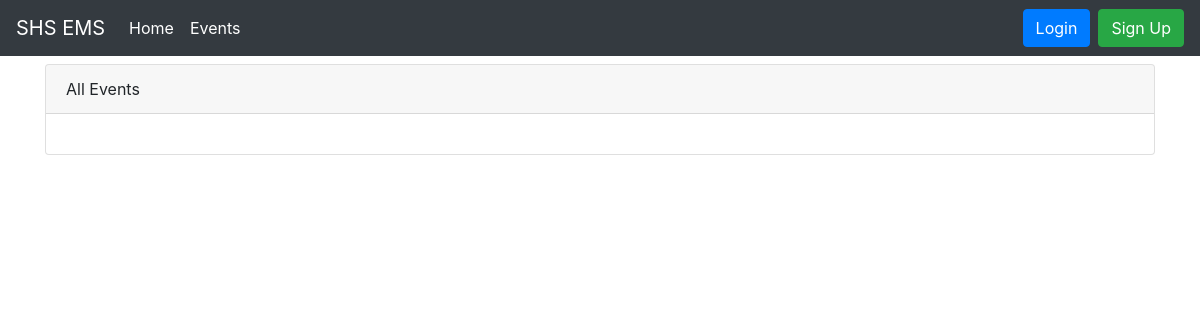
Page /events/ on the earlier database version.
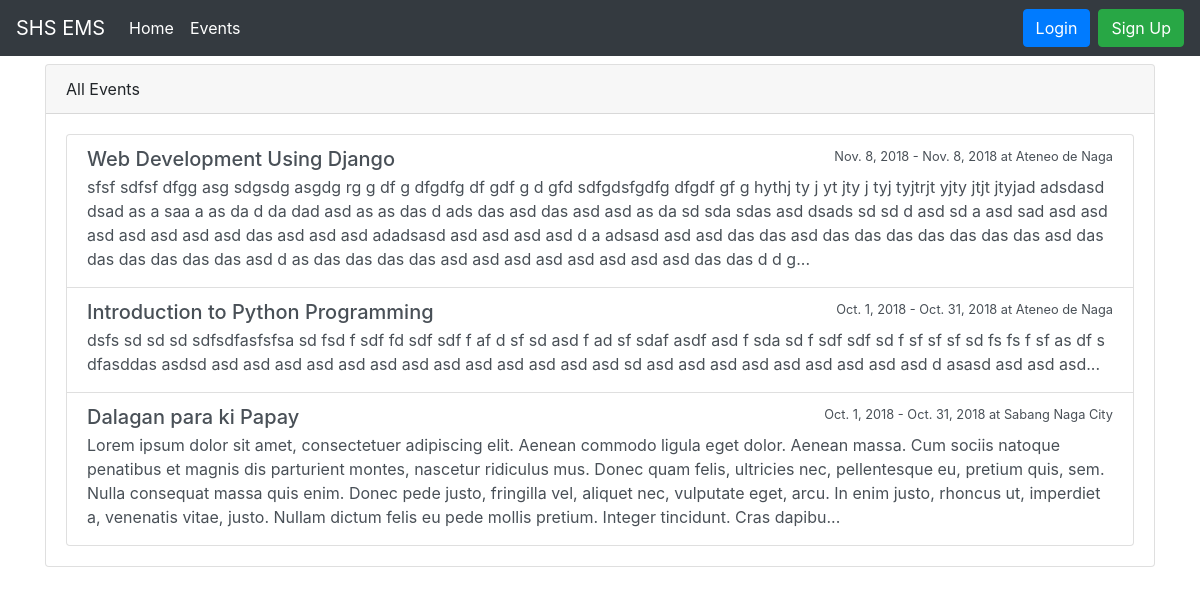
Same page on the later database version.
### events/models.py (models this page shows, shortened)
class Event(models.Model):
    name = models.CharField("Name of Event", max_length = 100, default = "")
    description = models.TextField("Description", max_length = 2000, blank = True)
    max_slots = models.IntegerField("Max Slots", blank = True, null = True)
    date_from = models.DateField("Start Date")
    date_to = models.DateField("End Date")
    time_from = models.TimeField("Start Time")
    time_to = models.TimeField("End Time")
    venue = models.CharField("Venue", max_length = 100)
    date_created = models.DateTimeField("Date Created", auto_now_add = True)
    creator = models.ForeignKey(to = "users.Participant", on_delete = models.CASCADE)

### events/views.py (the view)
# urls.py: path("events/", EventListView.as_view(), name = "event_list"),
class EventListView(ListView):
    model = Event
    template_name = "event_list.html"
    context_object_name = "event_list"

### templates/event_list.html (shortened to what this page needs)
{% extends "base.html" %}
{% block content %}
<div class="card mt-2">
        <div class="card-header">
          All Events
        </div>
        <div class="card-body">
             <div class="list-group">
                {% for event in event_list %}
                    <a href="{% url 'event_detail' event.pk %}" class="list-group-item list-group-item-action flex-column align-items-start ">
                        <div class="d-flex w-100 justify-content-between">
                            <h5 class="mb-1">{{ event.name }}</h5>
                            <small>{{ event.date_from }} - {{ event.date_to }} at {{ event.venue }} </small>
                        </div>
                        <p class="mb-1"> {{ event.description | slice:":500" }}... </p>
                    </a>
                {% endfor %}
            </div>
        </div>
      </div>
{% endblock %}

### templates/base.html (shortened to what this page needs)
<!doctype html>
<html lang="en">
  <head>
    <link rel="stylesheet" href="https://stackpath.bootstrapcdn.com/bootstrap/4.1.3/css/bootstrap.min.css">
  </head>
    <body>
    <nav class="navbar navbar-expand-lg navbar navbar-dark bg-dark">
            <a class="navbar-brand" href="{% url 'home' %}">SHS EMS</a>
            <div class="collapse navbar-collapse" id="navbarSupportedContent">
              <ul class="navbar-nav mr-auto">
                <li class="nav-item active">
                  <a class="nav-link" href="{% url 'home' %}">Home <span class="sr-only">(current)</span></a>
                </li>
                <li class="nav-item active">
                  <a class="nav-link" href="{% url 'event_list' %}">Events</a>
                </li>
              </ul>
              {% if user.is_authenticated %}
                <div class="btn-group">
                    <button type="button" class="btn btn-secondary dropdown-toggle" data-toggle="dropdown" aria-haspopup="true" aria-expanded="false">
                            {{ user.username }}
                    </button>
                    <div class="dropdown-menu dropdown-menu-right">
                        <a href="{% url 'logout' %}">
                            <button class="dropdown-item" type="button">Logout</button>
                        </a>
                    </div>
                </div>
                {% else %}
                   <a href="{% url 'login' %}">
                       <button type="button" class="btn btn-primary">Login</button>
                    </a>
                    <a href="{% url 'signup' %}">
                            <button type="button" class="btn btn-success ml-2">Sign Up</button>
                         </a>
                {% endif %}
            </div>
          </nav>
    <div class = "container" >
        {% block content %}
        {% endblock %}
    </div>
  </body>
</html>

Differences in the rows shown:
added Event: name "Web Development Using Django", date_from "Nov. 8, 2018", date_to "Nov. 8, 2018", venue "Ateneo de Naga", description "sfsf sdfsf dfgg asg sdgsdg asgdg rg g df g dfgdfg df gdf g d gfd sdfgdsfgdfg dfgdf gf g hythj ty j yt jty j tyj tyjtrjt yjty jtjt jtyjad adsdasd dsad as a saa a as da d da dad asd as as das d ads das asd das asd asd as da sd sda sdas asd dsads sd sd d asd sd a asd sad asd asd asd asd asd asd asd das asd asd asd adadsasd asd asd asd asd d a adsasd asd asd das das asd das das das das das das das asd das das das das das das asd d as das das das das asd asd asd asd asd asd asd asd das das d d g"
added Event: name "Introduction to Python Programming", date_from "Oct. 1, 2018", date_to "Oct. 31, 2018", venue "Ateneo de Naga", description "dsfs sd sd sd sdfsdfasfsfsa sd fsd f sdf fd sdf sdf f af d sf sd asd f ad sf sdaf asdf asd f sda sd f sdf sdf sd f sf sf sf sd fs fs f sf as df s dfasddas asdsd asd asd asd asd asd asd asd asd asd asd asd asd asd sd asd asd asd asd asd asd asd asd asd d asasd asd asd asd"
added Event: name "Dalagan para ki Papay", date_from "Oct. 1, 2018", date_to "Oct. 31, 2018", venue "Sabang Naga City", description "Lorem ipsum dolor sit amet, consectetuer adipiscing elit. Aenean commodo ligula eget dolor. Aenean massa. Cum sociis natoque penatibus et magnis dis parturient montes, nascetur ridiculus mus. Donec quam felis, ultricies nec, pellentesque eu, pretium quis, sem. Nulla consequat massa quis enim. Donec pede justo, fringilla vel, aliquet nec, vulputate eget, arcu. In enim justo, rhoncus ut, imperdiet a, venenatis vitae, justo. Nullam dictum felis eu pede mollis pretium. Integer tincidunt. Cras dapibu"
